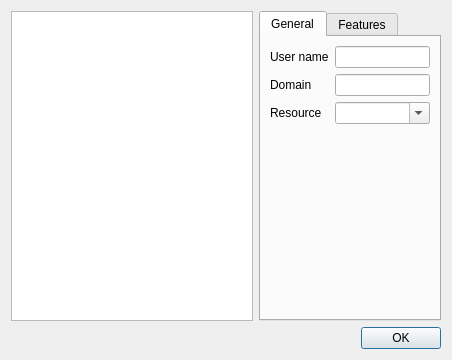
<?xml version="1.0" encoding="UTF-8"?>
<ui version="4.0">
 <class>account_manager</class>
 <widget class="QDialog" name="account_manager">
  <property name="geometry">
   <rect>
    <x>0</x>
    <y>0</y>
    <width>452</width>
    <height>360</height>
   </rect>
  </property>
  <property name="windowTitle">
   <string>Account manager</string>
  </property>
  <layout class="QVBoxLayout" name="verticalLayout">
   <item>
    <layout class="QHBoxLayout" name="horizontalLayout">
     <item>
      <widget class="QListView" name="account_list"/>
     </item>
     <item>
      <widget class="QTabWidget" name="account_tabs">
       <property name="currentIndex">
        <number>0</number>
       </property>
       <widget class="QWidget" name="tab_general">
        <attribute name="title">
         <string>General</string>
        </attribute>
        <layout class="QVBoxLayout" name="verticalLayout_2">
         <item>
          <layout class="QGridLayout" name="gridLayout">
           <item row="0" column="0">
            <widget class="QLabel" name="label">
             <property name="text">
              <string>User name</string>
             </property>
            </widget>
           </item>
           <item row="2" column="0">
            <widget class="QLabel" name="label_3">
             <property name="text">
              <string>Resource</string>
             </property>
            </widget>
           </item>
           <item row="2" column="1">
            <widget class="QComboBox" name="account_resource">
             <property name="editable">
              <bool>true</bool>
             </property>
            </widget>
           </item>
           <item row="0" column="1">
            <widget class="QLineEdit" name="account_localpart"/>
           </item>
           <item row="1" column="1">
            <widget class="QLineEdit" name="account_domainpart"/>
           </item>
           <item row="1" column="0">
            <widget class="QLabel" name="label_2">
             <property name="text">
              <string>Domain</string>
             </property>
            </widget>
           </item>
          </layout>
         </item>
         <item>
          <spacer name="verticalSpacer">
           <property name="orientation">
            <enum>Qt::Vertical</enum>
           </property>
           <property name="sizeHint" stdset="0">
            <size>
             <width>20</width>
             <height>40</height>
            </size>
           </property>
          </spacer>
         </item>
        </layout>
       </widget>
       <widget class="QWidget" name="tab_features">
        <attribute name="title">
         <string>Features</string>
        </attribute>
       </widget>
      </widget>
     </item>
    </layout>
   </item>
   <item>
    <widget class="QDialogButtonBox" name="buttonBox">
     <property name="orientation">
      <enum>Qt::Horizontal</enum>
     </property>
     <property name="standardButtons">
      <set>QDialogButtonBox::Ok</set>
     </property>
    </widget>
   </item>
  </layout>
 </widget>
 <resources/>
 <connections>
  <connection>
   <sender>buttonBox</sender>
   <signal>accepted()</signal>
   <receiver>account_manager</receiver>
   <slot>accept()</slot>
   <hints>
    <hint type="sourcelabel">
     <x>248</x>
     <y>254</y>
    </hint>
    <hint type="destinationlabel">
     <x>157</x>
     <y>274</y>
    </hint>
   </hints>
  </connection>
  <connection>
   <sender>buttonBox</sender>
   <signal>rejected()</signal>
   <receiver>account_manager</receiver>
   <slot>reject()</slot>
   <hints>
    <hint type="sourcelabel">
     <x>316</x>
     <y>260</y>
    </hint>
    <hint type="destinationlabel">
     <x>286</x>
     <y>274</y>
    </hint>
   </hints>
  </connection>
 </connections>
</ui>
